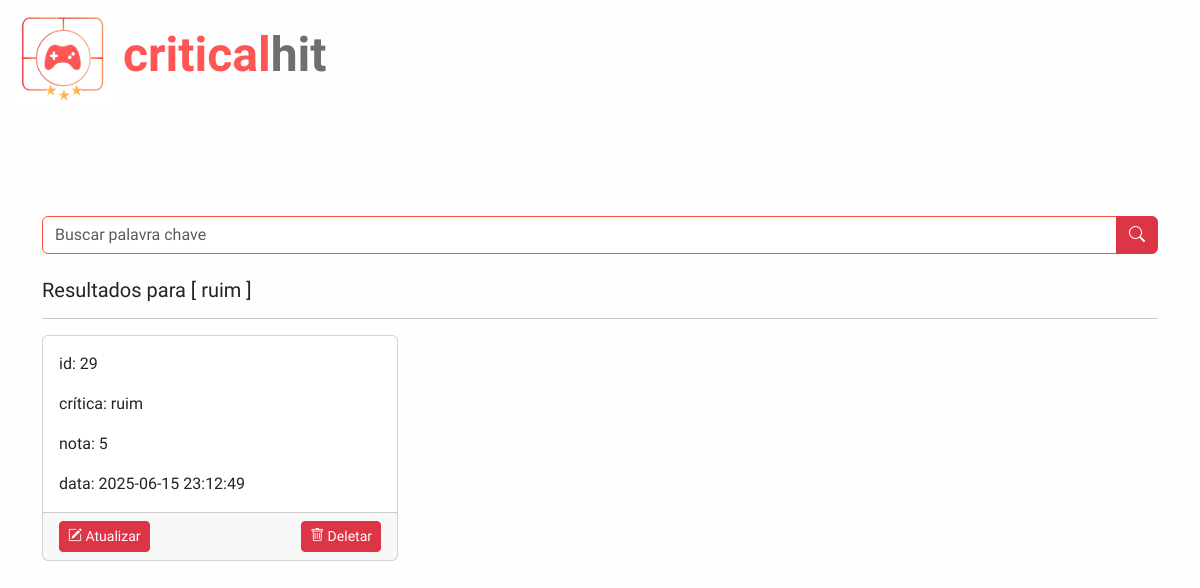
/busca.php?palavra=ruim, run on an earlier commit of the app's database.
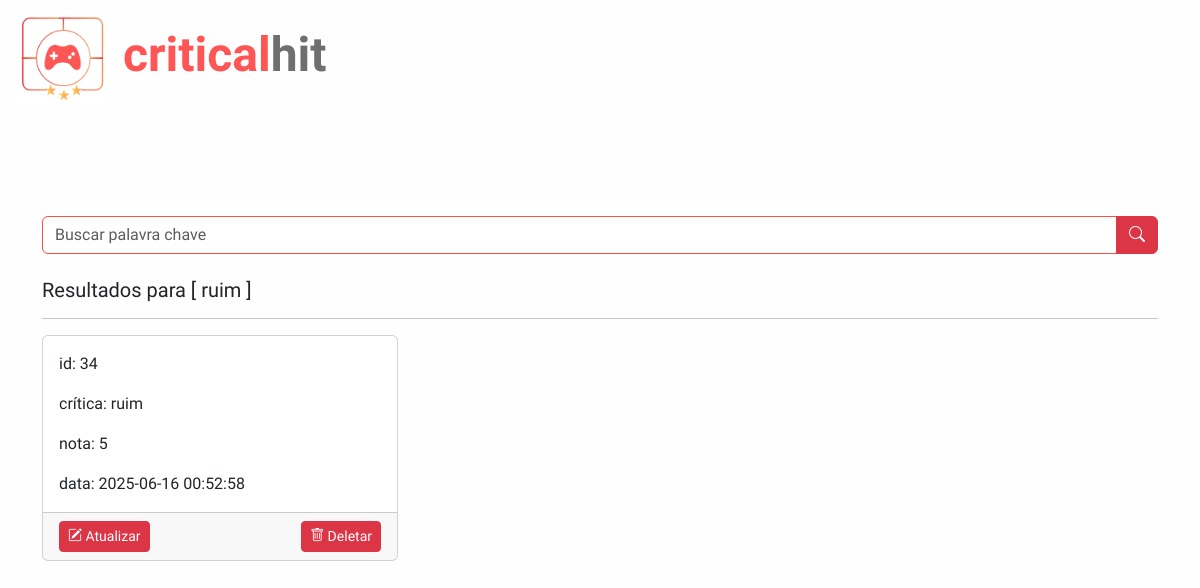
And on a later commit of the database.
### tables this page shows
CREATE TABLE `comentario` (
  `id_com` int(10) NOT NULL,
  `texto` varchar(1000) NOT NULL,
  `data` timestamp NOT NULL DEFAULT current_timestamp() ON UPDATE current_timestamp(),
  `nota_avaliacao` char(1) NOT NULL,
  `id_jogo` int(10) NOT NULL,
  `id_usuario` int(10) NOT NULL,
  `id_plataforma` int(5) NOT NULL
);

### busca.php (the view, shortened to what this page needs)
<?php
$host = "localhost";
$usuario = "root";
$senha = "";
$banco = "criticalhit";
$conn = new mysqli($host, $usuario, $senha, $banco);
?>
<!DOCTYPE html>
<html lang="pt-br">
<head>
    <link href="https://cdn.jsdelivr.net/npm/bootstrap@5.3.0/dist/css/bootstrap.min.css" rel="stylesheet">
    <link href="https://cdn.jsdelivr.net/npm/bootstrap-icons@1.10.5/font/bootstrap-icons.css" rel="stylesheet">
    <link rel="stylesheet" href="assets/css/login.css">
</head>
<body class="p-4">
    <div class="container">
        <div class="logo mb-3">
            <a href="index.php" class="text-decoration-none" style="color: inherit;" title="Voltar para a página inicial">
                <img src="assets/pictures/criticalogo.jpg" alt="CriticalHit" width="50"> <span>critical</span>hit
            </a>
        </div>
        <form method="get" class="mb-4">
            <div class="input-group">
                <input type="text" class="form-control" name="palavra" placeholder="Buscar palavra chave" />
                <button type="submit" class="btn btn-danger">
                    <i class="bi bi-search"></i>
                </button>
            </div>
        </form>
        <?php
        $palavra = isset($_GET['palavra']) ? $conn->real_escape_string($_GET['palavra']) : '';
        if (!empty($palavra)) {
            echo "<h5>Resultados para [ " . htmlspecialchars($palavra) . " ]</span></h5><hr>";
            $sql = "SELECT * FROM comentario WHERE texto LIKE '%$palavra%'";
            $resultado = $conn->query($sql);
            if ($resultado->num_rows > 0) {
                echo '<div class="row">';
                while ($linha = $resultado->fetch_assoc()) {
                    ?>
                    <div class="col-md-6 col-lg-4 mb-4">
                        <div class="card h-100">
                            <div class="card-body">
                                <p class="card-text" > id: <?= nl2br(htmlspecialchars($linha['id_com'])) ?></p>
                                <p class="card-text">crítica: <?= nl2br(htmlspecialchars($linha['texto'])) ?></p>
                                <p class="card-text">nota: <?= nl2br(htmlspecialchars($linha['nota_avaliacao'])) ?></p>
                                <p class="card-text">data: <?= nl2br(htmlspecialchars($linha['data'])) ?></p>
                            </div>
                            <div class="card-footer d-flex justify-content-between">
                                <a href="src/actions/gerenciamento_busca_comentario/atualizar.php?id_com=<?= $linha['id_com'] ?>" class="btn btn-sm btn-danger">
                                    <i class="bi bi-pencil-square"></i> Atualizar
                                </a>
                                <a href="src/actions/gerenciamento_busca_comentario/deletar.php?id_com=<?= $linha['id_com'] ?>" class="btn btn-sm btn-danger" onclick="return confirm('Deseja realmente excluir esta crítica?')">
                                    <i class="bi bi-trash"></i> Deletar
                                </a>
                            </div>
                        </div>
                    </div>
                    <?php
                }
                echo '</div>';
            } else {
                echo "<p>Nenhuma crítica encontrada.</p>";
            }
        } else {
            echo "<p>Digite uma palavra para buscar.</p>";
        }
        ?>
    </div>
</body>
</html>

### assets/css/login.css (style rules this page uses)
* { font-family: 'Rambla'; }
body { display: flex; align-items: center; justify-content: center; column-gap: normal; height: 100vh; background-color: #fffefe; }
.logo { position: absolute; top: 10px; left: 15px; font-size: 3rem; font-weight: bold; color: #6f6f6f; }
.logo img { width: 6rem; height: 6rem; }
.logo span { color: #fe5655; }
input.form-control { border-color: #fa503f; }

What changed in the data, as far as the page shows it:
removed comentario: id_com "29", texto "ruim", nota_avaliacao "5", data "2025-06-15 23:12:49"
added comentario: id_com "34", texto "ruim", nota_avaliacao "5", data "2025-06-16 00:52:58"
